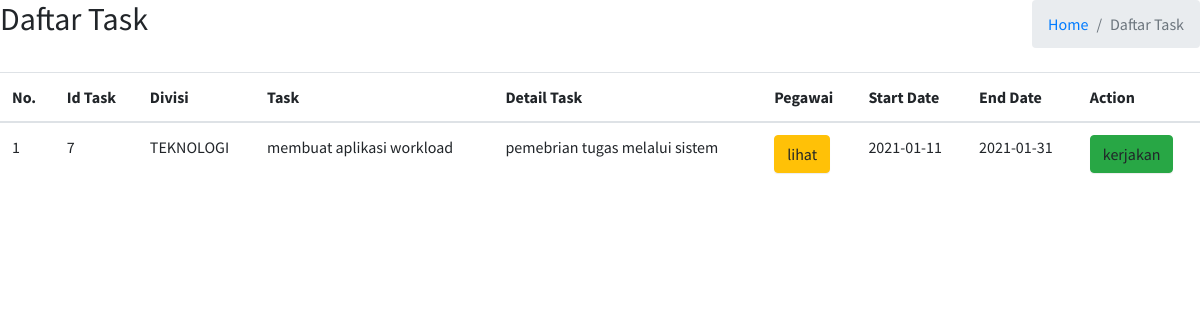
/pages/daftar_task.php (signed in), run on an earlier commit of the app's database.
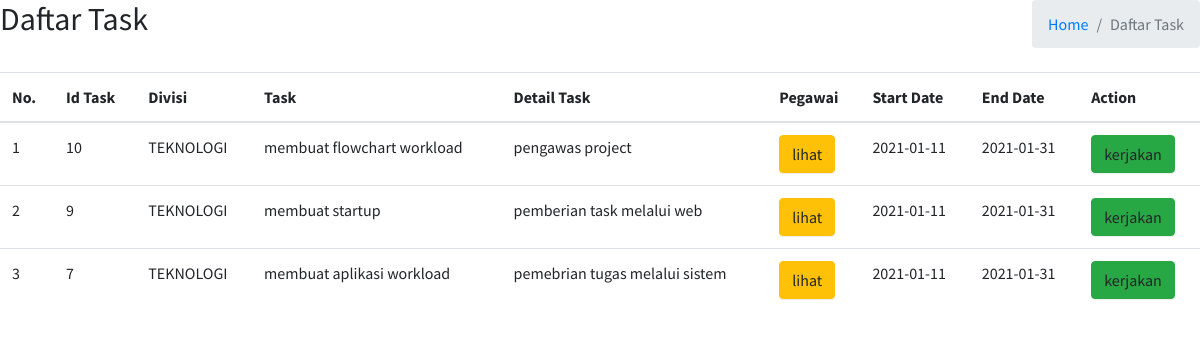
And on a later commit of the database.
### tables this page shows
CREATE TABLE `tabel_task` (
  `id_task` int(11) NOT NULL,
  `divisi` varchar(255) NOT NULL,
  `task` varchar(255) NOT NULL,
  `detail_task` varchar(255) NOT NULL,
  `start_date` date NOT NULL,
  `end_date` date NOT NULL
);

### pages/daftar_task.php (the view, shortened to what this page needs)
<!DOCTYPE html>
<html>
<head>
  <link rel="stylesheet" href="https://maxcdn.bootstrapcdn.com/font-awesome/4.4.0/css/font-awesome.min.css">
  <link rel="stylesheet" href="https://code.ionicframework.com/ionicons/2.0.1/css/ionicons.min.css">
  <link rel="stylesheet" href="../plugins/datatables/dataTables.bootstrap4.min.css">
  <link rel="stylesheet" href="../dist/css/adminlte.min.css">
</head>
<div class="panel panel-flat">
<div class="row mb-2">
          <div class="col-sm-6">
            <h2>Daftar Task</h2>
          </div>
          <div class="col-sm-6">
            <ol class="breadcrumb float-sm-right">
              <li class="breadcrumb-item"><a href="../index.php">Home</a></li>
              <li class="breadcrumb-item active">Daftar Task</li>
            </ol>
          </div>
        </div>
      <table class="table datatable-pagination">
          <thead>
              <tr>
                    <th>No.</th>
                    <th>Id Task</th>
                    <th>Divisi</th>
                    <th>Task</th>
                    <th>Detail Task</th>
                    <th>Pegawai</th>
                    <th>Start Date</th>
                    <th>End Date</th>
                    <th>Action</th>
              </tr>
          </thead>
          <tbody>
              <?php
                  $koneksi = mysqli_connect("localhost", "root", "", "magang_pal");
                  $sel_query="SELECT * FROM tabel_task WHERE divisi='$_SESSION[divisi]' ORDER BY id_task desc ;";
                  $result = mysqli_query($koneksi,$sel_query);
                  $no = 1;
                  while($row = mysqli_fetch_assoc($result)) {
              ?>
                  <tr>
                      <td><?php echo $no ?></td>
                      <td><?php echo $row['id_task'] ?></td>
                      <td><?php echo $row['divisi'] ?></td>
                      <td><?php echo $row['task'] ?></td>
                      <td><?php echo $row['detail_task'] ?></td>
                      <td><a class="btn btn-warning">lihat</a></td>
                      <td><?php echo $row['start_date'] ?></td>
                      <td><?php echo $row['end_date']?></td>
                      <td><a class="btn btn-success">kerjakan</a></td>
                  </tr>
                  <?php $no++;
              } ?>
          </tbody>
      </table>
</div>
</html>

What changed in the data, as far as the page shows it:
added tabel_task: id_task "10", divisi "TEKNOLOGI", task "membuat flowchart workload", detail_task "pengawas project", start_date "2021-01-11", end_date "2021-01-31"
added tabel_task: id_task "9", divisi "TEKNOLOGI", task "membuat startup", detail_task "pemberian task melalui web", start_date "2021-01-11", end_date "2021-01-31"
